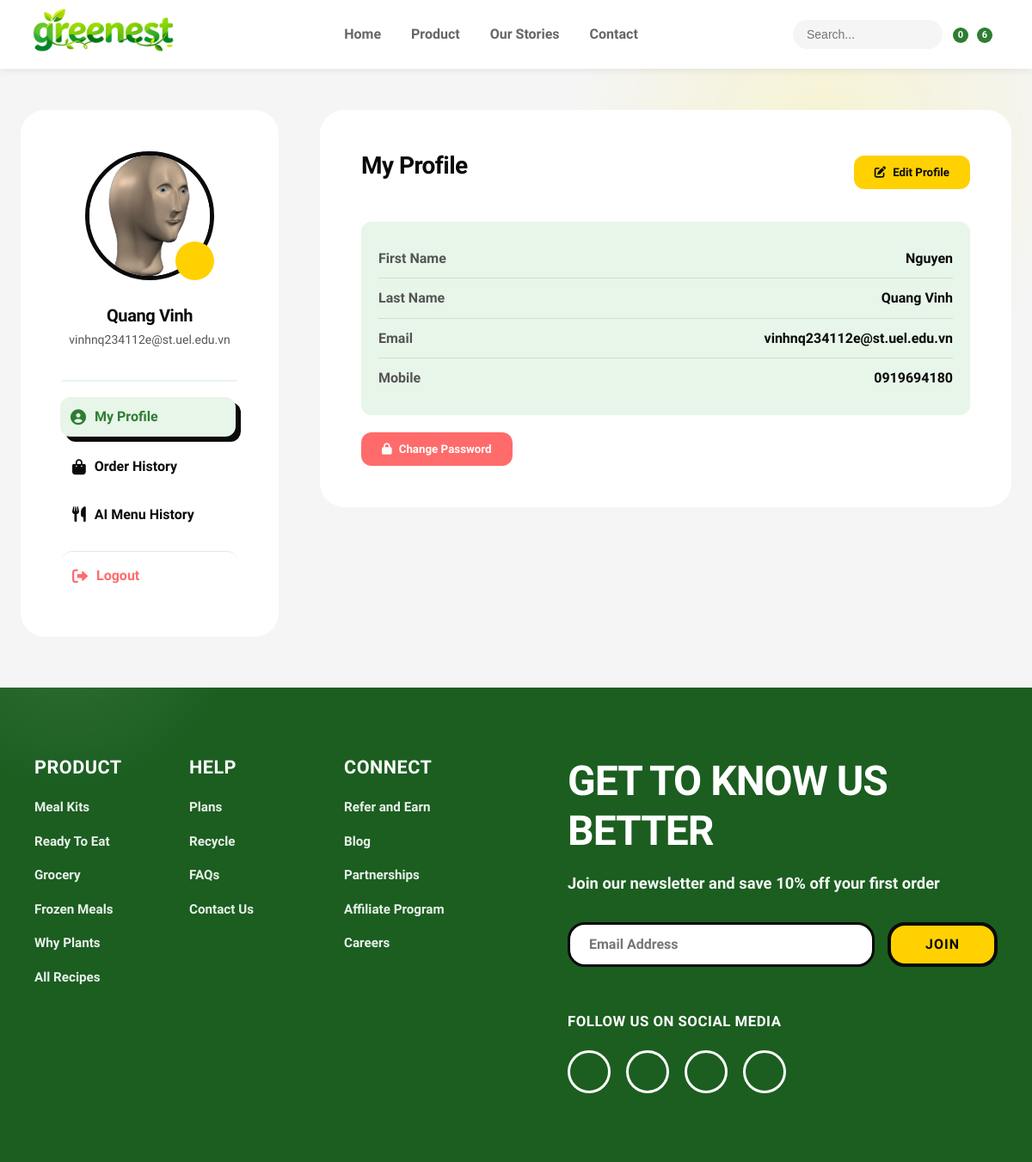
Screenshot of /myaccount/ (signed in) with the database file from the repository.
### app/models/cart.py (models this page shows, shortened)
class Cart(models.Model):
    user = models.ForeignKey(
        settings.AUTH_USER_MODEL,
        on_delete=models.CASCADE,
        related_name="carts",
        null=True,
        blank=True
    )
    session_key = models.CharField(max_length=100, null=True, blank=True)
    created_at = models.DateTimeField(auto_now_add=True)

### app/models/user_customer.py (models this page shows, shortened)
class Customer(models.Model):
    user = models.OneToOneField(User, on_delete=models.CASCADE, null=True, blank=True)
    name = models.CharField(max_length=200, null=True)
    phone = models.CharField(max_length=15, null=True, blank=True)
    customer_image = models.ImageField(upload_to='Profile/', null=True, blank=True)

### app/views/view_auth.py (the view)
# urls.py: path('myaccount/', views.myaccount, name='myaccount'),
@login_required
def myaccount(request):
    view_mode = request.GET.get("view", "profile")
    customer = getattr(request.user, "customer", None)
    recent_orders = Order.objects.filter(customer=customer).order_by("-date_order")[:3]
    recent_order = Order.objects.filter(customer=customer).order_by("-date_order").first()
    cart = get_or_create_cart(request)
    return render(request, "app/myaccount.html", {
        "customer": customer,
        "recent_orders": recent_orders,
        "recent_order": recent_order,
        "active_tab": view_mode,
        "cart": cart,
    })

### app/models/coupon.py (called while the page is built)
    def is_valid(self):
        now = timezone.now()
        return (
            self.active
            and (self.valid_from <= now <= (self.valid_to or now))
            and (self.usage_limit is None or self.used_count < self.usage_limit)
        )

### app/models/order_payment.py (called while the page is built)
    @property
    def get_cart_total(self):
        total = sum(item.get_total for item in self.orderitem_set.all())
        if self.used_reward:
            total *= Decimal("0.90")
        if self.coupon and self.coupon.is_valid():
            if self.coupon.discount_type == "percent":
                total *= (Decimal("1.0") - (self.coupon.discount_value / Decimal("100")))
            elif self.coupon.discount_type == "fixed":
                total -= self.coupon.discount_value
        return max(total, Decimal("0.00"))

    @property
    def get_total(self):
        return self.price * self.quantity

### app/views/view_cart.py (called while the page is built)
def get_or_create_cart(request):
    if request.user.is_authenticated:
        cart, _ = Cart.objects.get_or_create(user=request.user)
    else:
        if not request.session.session_key:
            request.session.create()
        session_key = request.session.session_key
        cart, _ = Cart.objects.get_or_create(session_key=session_key)
    return cart

### app/templates/app/myaccount.html (shortened to what this page needs)
{% extends "app/base.html" %}
{% load static %}
{% block content %}
    <link rel="stylesheet" href="https://cdnjs.cloudflare.com/ajax/libs/font-awesome/6.0.0-beta3/css/all.min.css">
    <link rel="stylesheet" href="https://cdn.lineicons.com/4.0/lineicons.css">
    <link rel="stylesheet" href="{% static 'app/css/profile.css' %}">
    <main class="profile-main">
        <div class="profile-container">
            <div class="profile-sidebar">
                <div class="user-brief">
                    <div class="user-avatar-container">
                        <img src="{% if customer.customer_image %}{{ customer.customer_image.url }}{% else %}{% static 'app/images/avtmacdinh.jpeg' %}{% endif %}"
                            alt="User Avatar" class="user-avatar">
                        <button class="change-avatar-btn" id="changeAvatarBtn">
                        </button>
                    </div>
                    <h3 class="user-name">{{ request.user.last_name }}</h3>
                    <p class="user-email">{{ request.user.email }}</p>
                </div>
                <div class="profile-navigation">
                    <a href="#" class="nav-item active" data-section="my-profile">
                        <i class="fas fa-user-circle"></i> My Profile
                    </a>
                    <a href="#" class="nav-item" data-section="orders">
                        <i class="fas fa-shopping-bag"></i> Order History
                    </a>
                    <a href="#" class="nav-item" data-section="ai-menu-history">
                        <i class="fas fa-utensils"></i> AI Menu History
                    </a>
                    <a href="{% url 'logout' %}" class="nav-item logout">
                        <i class="fas fa-sign-out-alt"></i> Logout
                    </a>
                </div>
            </div>
            <div class="profile-content">
                <section class="content-section active" id="my-profile">
                    <div class="section-header">
                        <h2>My Profile</h2>
                        <button class="edit-btn" id="editProfileBtn">
                            <i class="fas fa-edit"></i> Edit Profile
                        </button>
                    </div>
                    <div class="profile-info">
                        <div class="info-card">
                            <div class="info-row">
                                <span class="info-label">First Name</span>
                                <span class="info-value">{{ request.user.first_name }}</span>
                            </div>
                            <div class="info-row">
                                <span class="info-label">Last Name</span>
                                <span class="info-value">{{ request.user.last_name }}</span>
                            </div>
                            <div class="info-row">
                                <span class="info-label">Email</span>
                                <span class="info-value">{{ request.user.email }}</span>
                            </div>
                            <div class="info-row">
                                <span class="info-label">Mobile</span>
                                <span class="info-value">{{ customer.phone|default:'' }}</span>
                            </div>
                        </div>
                    </div>
                    <button class="change-password-btn" id="changePasswordBtn">
                        <i class="fas fa-lock"></i> Change Password
                    </button>
                </section>
            </div>
        </div>
    </main>
    <div class="toast-container">
    </div>
{% endblock %}

### app/templates/app/base.html (shortened to what this page needs)
{% load static %}
<!DOCTYPE html>
<html lang="vi">
<head>
    <link rel="stylesheet" href="{% static 'app/css/header_footer.css' %}">
    <link rel="stylesheet" href="{% static 'app/css/neo_brutalism_global.css' %}">
    <link rel="stylesheet" href="https://cdn.lineicons.com/4.0/lineicons.css">
</head>
<body>
    <header class="site-header">
        <div class="header-container">
            <a href="{% url 'home' %}" class="logo">
                <img src="{% static 'app/images/newlogo.png' %}" alt="GreenNest Logo" class="logo-img">
            </a>
            <nav class="navbar">
                <ul class="nav-menu">
                    <li class="nav-item {% if request.path == '/' %}active{% endif %}">
                        <a href="{% url 'home' %}" class="nav-link">Home</a>
                    </li>
                    <li class="nav-item {% if '/productlist' in request.path %}active{% endif %}">
                        <a href="{% url 'productlist' %}" class="nav-link">Product</a>
                    </li>
                    <li class="nav-item {% if '/blog' in request.path %}active{% endif %}">
                        <a href="{% url 'blog' %}" class="nav-link">Our Stories</a>
                    </li>
                    <li class="nav-item {% if '/contact' in request.path %}active{% endif %}">
                        <a href="{% url 'contact' %}" class="nav-link">Contact</a>
                    </li>
                </ul>
            </nav>
            <div class="header-tools">
                <div class="header-search">
                    <form action="{% url 'search' %}" method="GET" class="search-form">
                        <input type="text" name="q" placeholder="Search..." class="search-input"
                            value="{{ request.GET.q|default:'' }}">
                        <button type=" submit" class="search-btn" aria-label="Submit search">
                             </button>
                    </form>
                </div>
                <div class="wishlist-wrapper">
                    <a href="#" class="icon-btn wishlist-icon" aria-label="Wishlist">
                         <span class="badge wishlist-count">0</span>
                    </a>
                </div>
                <div class="cart-wrapper">
                    <a href="{% url 'cart' %}" class="icon-btn" aria-label="Shopping Cart">
                         <span class="badge">{{ cart.items.count|default:0 }}</span>
                    </a>
                </div>
                <div class="user-wrapper">
                    {% if request.user.is_authenticated %}
                    <a href="#" class="icon-btn" aria-label="Account">
                    </a>
                    {% else %}
                    <a href="{% url 'auth' %}">
                        <h4>Login</h4>
                    </a>
                    {% endif %}
                </div>
            </div>
        </div>
    </header>
    <main>
        {% block content %}{% endblock %}
    </main>
    <footer class="newsletter-footer">
        <div class="footer-container">
            <div class="footer-links-side">
                <div class="footer-column">
                    <h4 class="footer-links-title">Product</h4>
                    <ul>
                        <li><a href="#">Meal Kits</a></li>
                        <li><a href="#">Ready To Eat</a></li>
                        <li><a href="#">Grocery</a></li>
                        <li><a href="#">Frozen Meals</a></li>
                        <li><a href="#">Why Plants</a></li>
                        <li><a href="#">All Recipes</a></li>
                    </ul>
                </div>
                <div class="footer-column">
                    <h4 class="footer-links-title">Help</h4>
                    <ul>
                        <li><a href="#">Plans</a></li>
                        <li><a href="#">Recycle</a></li>
                        <li><a href="#">FAQs</a></li>
                        <li><a href="#">Contact Us</a></li>
                    </ul>
                </div>
                <div class="footer-column">
                    <h4 class="footer-links-title">Connect</h4>
                    <ul>
                        <li><a href="#">Refer and Earn</a></li>
                        <li><a href="#">Blog</a></li>
                        <li><a href="#">Partnerships</a></li>
                        <li><a href="#">Affiliate Program</a></li>
                        <li><a href="#">Careers</a></li>
                    </ul>
                </div>
            </div>
            <div class="footer-content-side">
                <h2 class="footer-title">Get to Know Us Better</h2>
                <p class="footer-description">Join our newsletter and save 10% off your first order</p>
                <form class="newsletter-form">
                    <input type="email" class="email-input" placeholder="Email Address" required>
                    <button type="submit" class="join-button">JOIN</button>
                </form>
                <div class="social-media-section">
                    <p class="social-title">Follow us on social media</p>
                    <div class="social-icons">
                        <a href="#" class="social-icon" aria-label="Instagram">
                        </a>
                        <a href="#" class="social-icon" aria-label="Facebook">
                        </a>
                        <a href="#" class="social-icon" aria-label="TikTok">
                        </a>
                        <a href="#" class="social-icon" aria-label="YouTube">
                        </a>
                    </div>
                </div>
            </div>
        </div>
    </footer>
</body>
</html>

### app/static/app/css/neo_brutalism_global.css (style rules this page uses)
:root { --primary-color: #2E7D32; --primary-dark: #1B5E20; --primary-light: #4CAF50; --secondary-color: #FF6B35; --secondary-dark: #E55A2B; --secondary-light: #FF8C5A; --accent-yellow: #FFE600; --accent-yellow-dark: #FFD700; --accent-pink: #FF69B4; --accent-purple: #9B59B6; --accent-blue: #3498DB; --accent-cyan: #00D9FF; --black: #0A0A0A; --white: #FFFFFF; --gray-100: #F8F9FA; --gray-200: #E9ECEF; --gray-300: #DEE2E6; --gray-400: #CED4DA; --gray-500: #ADB5BD; --gray-600: #6C757D; --gray-700: #495057; --gray-800: #343A40; --gray-900: #212529; --bg-gradient-primary: linear-gradient(135deg, #dbf786 0%, #c5e76f 50%, #b8dc5f 100%); --bg-gradient-secondary: linear-gradient(135deg, #FF6B35 0%, #FF8C5A 100%); --bg-gradient-soft: linear-gradient(135deg, #F5FAF4 0%, #E6F4E6 100%); --bg-gradient-card: linear-gradient(135deg, #FFFFFF 0%, #F9FFF9 100%); --font-family: 'Montserrat', -apple-system, BlinkMacSystemFont, 'Segoe UI', sans-serif; --font-weight-normal: 500; --font-weight-medium: 600; --font-weight-bold: 700; --font-weight-black: 900; --spacing-unit: 8px; --spacing-xs: calc(var(--spacing-unit) * 0.5); --spacing-sm: var(--spacing-unit); --spacing-md: calc(var(--spacing-unit) * 2); --spacing-lg: calc(var(--spacing-unit) * 3); --spacing-xl: calc(var(--spacing-unit) * 4); --spacing-2xl: calc(var(--spacing-unit) * 6); --spacing-3xl: calc(var(--spacing-unit) * 8); --radius-sm: 8px; --radius-md: 12px; --radius-lg: 16px; --radius-xl: 20px; --radius-2xl: 28px; --radius-3xl: 36px; --radius-full: 9999px; --border-width: 3px; --border-style: solid; --border-color: var(--black); --shadow-brutal-sm: 4px 4px 0 0 var(--black); --shadow-brutal-md: 6px 6px 0 0 var(--black); --shadow-brutal-lg: 8px 8px 0 0 var(--black); --shadow-brutal-xl: 12px 12px 0 0 var(--black); --shadow-soft: 0 4px 16px rgba(0, 0, 0, 0.08); --shadow-soft-lg: 0 8px 32px rgba(0, 0, 0, 0.12); --transition-fast: 0.15s cubic-bezier(0.4, 0, 0.2, 1); --transition-base: 0.25s cubic-bezier(0.4, 0, 0.2, 1); --transition-slow: 0.35s cubic-bezier(0.4, 0, 0.2, 1); --header-height: 80px; --z-dropdown: 1000; --z-sticky: 1020; --z-fixed: 1030; --z-modal-backdrop: 1040; --z-modal: 1050; --z-popover: 1060; --z-tooltip: 1070; }
*, *::before, *::after { box-sizing: border-box; margin: 0; padding: 0; }
html { font-size: 16px; scroll-behavior: smooth; -webkit-font-smoothing: antialiased; -moz-osx-font-smoothing: grayscale; }
body { font-family: var(--font-family); font-weight: var(--font-weight-normal); line-height: 1.6; color: var(--black); background: #FFFFFF; overflow-x: hidden; padding-top: var(--header-height); }
body::before { content: ''; position: fixed; top: -10%; right: -5%; width: 600px; height: 600px; background: radial-gradient(circle, rgba(255, 230, 0, 0.15) 0%, transparent 70%); border-radius: 50%; z-index: -1; animation: float 20s ease-in-out infinite; }
body::after { content: ''; position: fixed; bottom: -10%; left: -5%; width: 500px; height: 500px; background: radial-gradient(circle, rgba(46, 125, 50, 0.12) 0%, transparent 70%); border-radius: 50%; z-index: -1; animation: float 15s ease-in-out infinite reverse; }
h1, h2, h3, h4, h5, h6 { font-weight: var(--font-weight-black); line-height: 1.2; letter-spacing: -0.02em; margin-bottom: var(--spacing-md); }
h2 { font-size: clamp(2rem, 4vw, 3rem); }
h3 { font-size: clamp(1.5rem, 3vw, 2rem); }
h4 { font-size: clamp(1.25rem, 2.5vw, 1.5rem); }
p { margin-bottom: var(--spacing-md); font-weight: var(--font-weight-normal); }
a { text-decoration: none; color: inherit; transition: all var(--transition-base); }
.checkout-section, .info-card, .feature-card, .blog-card, .cart-item { background: var(--white); border: 0px solid var(--black); border-radius: var(--radius-2xl); padding: var(--spacing-xl); box-shadow: none; transition: all 0.3s cubic-bezier(0.34, 1.56, 0.64, 1); }
@media (max-width: 1200px) { :root { --spacing-3xl: calc(var(--spacing-unit) * 6); } }
* { scrollbar-width: thin; scrollbar-color: var(--primary-color) var(--gray-100); }

### rows the page displays
Cart: items.count "6"
Customer: customer_image (picture), phone "0919694180"

### other values shown
{{ request.user.last_name }} "Quang Vinh"
{{ request.user.email }} "vinhnq234112e@st.uel.edu.vn"
{{ request.user.first_name }} "Nguyen"
